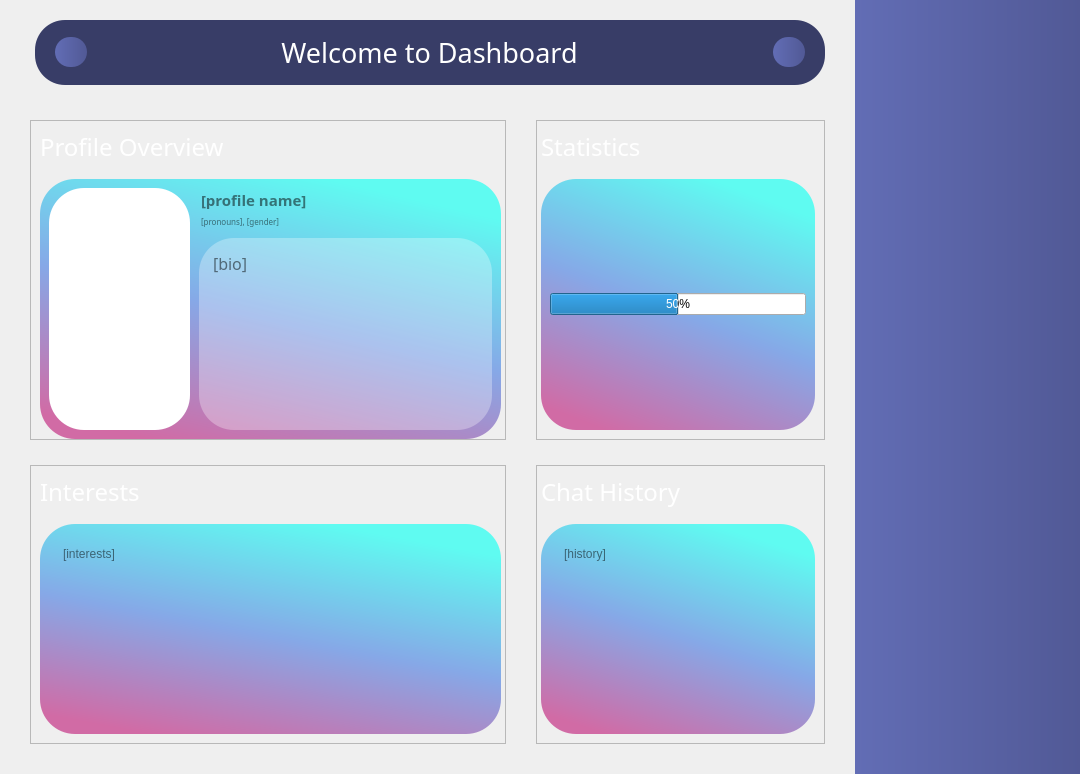
          <widget class="QWidget" name="dashboard">
           <property name="styleSheet">
            <string notr="true">#dashboard {
	background-color: rgb(44, 47, 69);
}</string>
           </property>
           <layout class="QGridLayout" name="gridLayout_3">
            <property name="leftMargin">
             <number>0</number>
            </property>
            <property name="topMargin">
             <number>0</number>
            </property>
            <property name="rightMargin">
             <number>0</number>
            </property>
            <property name="bottomMargin">
             <number>0</number>
            </property>
            <property name="spacing">
             <number>0</number>
            </property>
            <item row="0" column="0">
             <layout class="QVBoxLayout" name="verticalLayout_5">
              <property name="spacing">
               <number>0</number>
              </property>
              <item>
               <widget class="QWidget" name="dashboard_header" native="true">
                <property name="sizePolicy">
                 <sizepolicy hsizetype="Preferred" vsizetype="Preferred">
                  <horstretch>0</horstretch>
                  <verstretch>0</verstretch>
                 </sizepolicy>
                </property>
                <property name="minimumSize">
                 <size>
                  <width>800</width>
                  <height>85</height>
                 </size>
                </property>
                <property name="maximumSize">
                 <size>
                  <width>16777215</width>
                  <height>16777215</height>
                 </size>
                </property>
                <property name="autoFillBackground">
                 <bool>false</bool>
                </property>
                <property name="styleSheet">
                 <string notr="true">#dashboard_header QPushButton {
background-color: qlineargradient(spread:pad, x1:0, y1:0.465909, x2:1, y2:0.465682, stop:0 rgba(98, 109, 181, 255), stop:1 rgba(81, 89, 150, 255));
	border-radius: 15px;
}

#dashboard_header QPushButton:hover {
background-color: rgb(44, 47, 69);
}

#dashboard_header {
	background-color: rgb(56, 61, 103);
	border-radius: 30px;
	margin: 20px 30px 0 35px;
}</string>
                </property>
                <layout class="QHBoxLayout" name="horizontalLayout_2">
                 <property name="leftMargin">
                  <number>55</number>
                 </property>
                 <property name="topMargin">
                  <number>28</number>
                 </property>
                 <property name="rightMargin">
                  <number>50</number>
                 </property>
                 <item>
                  <widget class="QPushButton" name="menu_button">
                   <property name="minimumSize">
                    <size>
                     <width>30</width>
                     <height>30</height>
                    </size>
                   </property>
                   <property name="text">
                    <string/>
                   </property>
                   <property name="icon">
                    <iconset>
                     <normaloff>:/icon/11.png</normaloff>:/icon/11.png</iconset>
                   </property>
                   <property name="iconSize">
                    <size>
                     <width>16</width>
                     <height>16</height>
                    </size>
                   </property>
                   <property name="checkable">
                    <bool>true</bool>
                   </property>
                  </widget>
                 </item>
                 <item>
                  <spacer name="horizontalSpacer">
                   <property name="orientation">
                    <enum>Qt::Horizontal</enum>
                   </property>
                   <property name="sizeHint" stdset="0">
                    <size>
                     <width>188</width>
                     <height>20</height>
                    </size>
                   </property>
                  </spacer>
                 </item>
                 <item>
                  <widget class="QLabel" name="welcome_message">
                   <property name="font">
                    <font>
                     <family>Sansation</family>
                     <pointsize>20</pointsize>
                     <bold>false</bold>
                    </font>
                   </property>
                   <property name="styleSheet">
                    <string notr="true">#welcome_message {
	color: rgb(255, 255, 255);
}</string>
                   </property>
                   <property name="text">
                    <string>Welcome to Dashboard</string>
                   </property>
                   <property name="alignment">
                    <set>Qt::AlignCenter</set>
                   </property>
                  </widget>
                 </item>
                 <item>
                  <spacer name="horizontalSpacer_2">
                   <property name="orientation">
                    <enum>Qt::Horizontal</enum>
                   </property>
                   <property name="sizeHint" stdset="0">
                    <size>
                     <width>189</width>
                     <height>20</height>
                    </size>
                   </property>
                  </spacer>
                 </item>
                 <item>
                  <widget class="QPushButton" name="logout_button">
                   <property name="minimumSize">
                    <size>
                     <width>30</width>
                     <height>30</height>
                    </size>
                   </property>
                   <property name="text">
                    <string/>
                   </property>
                   <property name="icon">
                    <iconset resource="icon/icons.qrc">
                     <normaloff>:/icon/logout_icon.png</normaloff>:/icon/logout_icon.png</iconset>
                   </property>
                   <property name="iconSize">
                    <size>
                     <width>25</width>
                     <height>25</height>
                    </size>
                   </property>
                  </widget>
                 </item>
                </layout>
               </widget>
              </item>
              <item>
               <widget class="QWidget" name="dashboard_contents" native="true">
                <property name="sizePolicy">
                 <sizepolicy hsizetype="Preferred" vsizetype="Preferred">
                  <horstretch>0</horstretch>
                  <verstretch>0</verstretch>
                 </sizepolicy>
                </property>
                <property name="minimumSize">
                 <size>
                  <width>800</width>
                  <height>640</height>
                 </size>
                </property>
                <property name="maximumSize">
                 <size>
                  <width>16777215</width>
                  <height>16777215</height>
                 </size>
                </property>
                <layout class="QGridLayout" name="gridLayout_4">
                 <property name="leftMargin">
                  <number>30</number>
                 </property>
                 <property name="topMargin">
                  <number>35</number>
                 </property>
                 <property name="rightMargin">
                  <number>30</number>
                 </property>
                 <property name="bottomMargin">
                  <number>30</number>
                 </property>
                 <property name="horizontalSpacing">
                  <number>30</number>
                 </property>
                 <property name="verticalSpacing">
                  <number>25</number>
                 </property>
                 <item row="0" column="0">
                  <widget class="QFrame" name="profile_overview">
                   <property name="frameShape">
                    <enum>QFrame::StyledPanel</enum>
                   </property>
                   <property name="frameShadow">
                    <enum>QFrame::Raised</enum>
                   </property>
                   <layout class="QVBoxLayout" name="verticalLayout_6">
                    <property name="spacing">
                     <number>15</number>
                    </property>
                    <property name="leftMargin">
                     <number>9</number>
                    </property>
                    <property name="topMargin">
                     <number>9</number>
                    </property>
                    <property name="rightMargin">
                     <number>4</number>
                    </property>
                    <property name="bottomMargin">
                     <number>0</number>
                    </property>
                    <item alignment="Qt::AlignTop">
                     <widget class="QLabel" name="po_title">
                      <property name="font">
                       <font>
                        <family>Sansation</family>
                        <pointsize>18</pointsize>
                       </font>
                      </property>
                      <property name="styleSheet">
                       <string notr="true">#po_title {
	color: rgb(255, 255, 255);
}</string>
                      </property>
                      <property name="text">
                       <string>Profile Overview</string>
                      </property>
                     </widget>
                    </item>
                    <item>
                     <widget class="QFrame" name="po_frame">
                      <property name="sizePolicy">
                       <sizepolicy hsizetype="Preferred" vsizetype="Expanding">
                        <horstretch>0</horstretch>
                        <verstretch>0</verstretch>
                       </sizepolicy>
                      </property>
                      <property name="styleSheet">
                       <string notr="true">#po_frame {
	background-color: qlineargradient(spread:pad, x1:0.238, y1:1, x2:0.648, y2:0.0113636, stop:0 rgba(209, 107, 165, 255), stop:0.494318 rgba(134, 168, 231, 255), stop:1 rgba(95, 251, 241, 255));
	border-radius: 35px;
}</string>
                      </property>
                      <property name="frameShape">
                       <enum>QFrame::StyledPanel</enum>
                      </property>
                      <property name="frameShadow">
                       <enum>QFrame::Raised</enum>
                      </property>
                      <property name="lineWidth">
                       <number>1</number>
                      </property>
                      <layout class="QHBoxLayout" name="horizontalLayout">
                       <property name="spacing">
                        <number>0</number>
                       </property>
                       <property name="leftMargin">
                        <number>0</number>
                       </property>
                       <property name="topMargin">
                        <number>0</number>
                       </property>
                       <property name="rightMargin">
                        <number>0</number>
                       </property>
                       <property name="bottomMargin">
                        <number>0</number>
                       </property>
                       <item>
                        <widget class="QFrame" name="photo_frame">
                         <property name="sizePolicy">
                          <sizepolicy hsizetype="Maximum" vsizetype="Preferred">
                           <horstretch>0</horstretch>
                           <verstretch>0</verstretch>
                          </sizepolicy>
                         </property>
                         <property name="maximumSize">
                          <size>
                           <width>150</width>
                           <height>16777215</height>
                          </size>
                         </property>
                         <property name="styleSheet">
                          <string notr="true">#photo_frame {
	border-top-left-radius: 35px;
	border-bottom-left-radius: 35px;
}</string>
                         </property>
                         <property name="frameShape">
                          <enum>QFrame::StyledPanel</enum>
                         </property>
                         <property name="frameShadow">
                          <enum>QFrame::Raised</enum>
                         </property>
                         <layout class="QGridLayout" name="gridLayout_7">
                          <property name="rightMargin">
                           <number>0</number>
                          </property>
                          <item row="0" column="0">
                           <widget class="QGraphicsView" name="photo_viewer">
                            <property name="styleSheet">
                             <string notr="true">#photo_viewer {
	border-radius: 35px;
	background-color: rgb(255, 255, 255);
}</string>
                            </property>
                           </widget>
                          </item>
                         </layout>
                        </widget>
                       </item>
                       <item>
                        <widget class="QWidget" name="description_widget" native="true">
                         <property name="styleSheet">
                          <string notr="true">#description_frame {
	border-top-right-radius: 35px;
	border-bottom-right-radius: 35px;
}

#description_frame QLabel {
font: 9pt &quot;Sansation&quot;;
}

#description_frame QTextEdit {
	border: none;
	
	background-color: rgb(255, 255, 255, 0);
}</string>
                         </property>
                         <layout class="QGridLayout" name="gridLayout_12">
                          <item row="0" column="0">
                           <layout class="QVBoxLayout" name="verticalLayout_10">
                            <property name="spacing">
                             <number>0</number>
                            </property>
                            <item>
                             <layout class="QHBoxLayout" name="horizontalLayout_4">
                              <item>
                               <widget class="QLineEdit" name="profile_name">
                                <property name="font">
                                 <font>
                                  <family>Sansation</family>
                                  <pointsize>11</pointsize>
                                  <bold>true</bold>
                                 </font>
                                </property>
                                <property name="styleSheet">
                                 <string notr="true">#profile_name {
	background-color: rgb(255, 255, 255, 0);
border: none;
}</string>
                                </property>
                                <property name="text">
                                 <string/>
                                </property>
                                <property name="readOnly">
                                 <bool>true</bool>
                                </property>
                                <property name="placeholderText">
                                 <string>[profile name]</string>
                                </property>
                               </widget>
                              </item>
                              <item>
                               <spacer name="horizontalSpacer_3">
                                <property name="orientation">
                                 <enum>Qt::Horizontal</enum>
                                </property>
                                <property name="sizeHint" stdset="0">
                                 <size>
                                  <width>40</width>
                                  <height>20</height>
                                 </size>
                                </property>
                               </spacer>
                              </item>
                             </layout>
                            </item>
                            <item>
                             <layout class="QHBoxLayout" name="horizontalLayout_5">
                              <item>
                               <widget class="QLineEdit" name="about">
                                <property name="font">
                                 <font>
                                  <family>Sansation</family>
                                  <pointsize>6</pointsize>
                                 </font>
                                </property>
                                <property name="styleSheet">
                                 <string notr="true">#about {
	background-color: rgb(255, 255, 255, 0);
border: none;
}</string>
                                </property>
                                <property name="text">
                                 <string/>
                                </property>
                                <property name="placeholderText">
                                 <string>[pronouns], [gender]</string>
                                </property>
                               </widget>
                              </item>
                              <item>
                               <spacer name="horizontalSpacer_4">
                                <property name="orientation">
                                 <enum>Qt::Horizontal</enum>
                                </property>
                                <property name="sizeHint" stdset="0">
                                 <size>
                                  <width>40</width>
                                  <height>20</height>
                                 </size>
                                </property>
                               </spacer>
                              </item>
                             </layout>
                            </item>
                           </layout>
                          </item>
                          <item row="1" column="0">
                           <widget class="QTextEdit" name="bio_field">
                            <property name="sizePolicy">
                             <sizepolicy hsizetype="Expanding" vsizetype="Maximum">
                              <horstretch>0</horstretch>
                              <verstretch>0</verstretch>
                             </sizepolicy>
                            </property>
                            <property name="minimumSize">
                             <size>
                              <width>0</width>
                              <height>0</height>
                             </size>
                            </property>
                            <property name="font">
                             <font>
                              <family>Sansation</family>
                              <pointsize>12</pointsize>
                             </font>
                            </property>
                            <property name="styleSheet">
                             <string notr="true">#bio_field {
background-color: rgb(255, 255, 255, 30%);
	border-radius: 35px;
	padding: 10px;
}</string>
                            </property>
                            <property name="readOnly">
                             <bool>true</bool>
                            </property>
                            <property name="html">
                             <string>&lt;!DOCTYPE HTML PUBLIC &quot;-//W3C//DTD HTML 4.0//EN&quot; &quot;http://www.w3.org/TR/REC-html40/strict.dtd&quot;&gt;
&lt;html&gt;&lt;head&gt;&lt;meta name=&quot;qrichtext&quot; content=&quot;1&quot; /&gt;&lt;meta charset=&quot;utf-8&quot; /&gt;&lt;style type=&quot;text/css&quot;&gt;
p, li { white-space: pre-wrap; }
hr { height: 1px; border-width: 0; }
li.unchecked::marker { content: &quot;\2610&quot;; }
li.checked::marker { content: &quot;\2612&quot;; }
&lt;/style&gt;&lt;/head&gt;&lt;body style=&quot; font-family:'Sansation'; font-size:12pt; font-weight:400; font-style:normal;&quot;&gt;
&lt;p style=&quot;-qt-paragraph-type:empty; margin-top:0px; margin-bottom:0px; margin-left:0px; margin-right:0px; -qt-block-indent:0; text-indent:0px;&quot;&gt;&lt;br /&gt;&lt;/p&gt;&lt;/body&gt;&lt;/html&gt;</string>
                            </property>
                            <property name="placeholderText">
                             <string>[bio]</string>
                            </property>
                           </widget>
                          </item>
                         </layout>
                        </widget>
                       </item>
                      </layout>
                     </widget>
                    </item>
                   </layout>
                  </widget>
                 </item>
                 <item row="0" column="1">
                  <widget class="QFrame" name="statistic">
                   <property name="frameShape">
                    <enum>QFrame::StyledPanel</enum>
                   </property>
                   <property name="frameShadow">
                    <enum>QFrame::Raised</enum>
                   </property>
                   <layout class="QVBoxLayout" name="verticalLayout_7">
                    <property name="spacing">
                     <number>15</number>
                    </property>
                    <property name="leftMargin">
                     <number>4</number>
                    </property>
                    <item alignment="Qt::AlignTop">
                     <widget class="QLabel" name="s_title">
                      <property name="font">
                       <font>
                        <family>Sansation</family>
                        <pointsize>18</pointsize>
                       </font>
                      </property>
                      <property name="styleSheet">
                       <string notr="true">#s_title {
	color: rgb(255, 255, 255);
}</string>
                      </property>
                      <property name="text">
                       <string>Statistics</string>
                      </property>
                     </widget>
                    </item>
                    <item>
                     <widget class="QFrame" name="s_frame">
                      <property name="sizePolicy">
                       <sizepolicy hsizetype="Preferred" vsizetype="Expanding">
                        <horstretch>0</horstretch>
                        <verstretch>0</verstretch>
                       </sizepolicy>
                      </property>
                      <property name="styleSheet">
                       <string notr="true">#s_frame {
	
	background-color: qlineargradient(spread:pad, x1:0.238, y1:1, x2:0.648, y2:0.0113636, stop:0 rgba(209, 107, 165, 255), stop:0.494318 rgba(134, 168, 231, 255), stop:1 rgba(95, 251, 241, 255));
	border-radius: 35px;
}</string>
                      </property>
                      <property name="frameShape">
                       <enum>QFrame::StyledPanel</enum>
                      </property>
                      <property name="frameShadow">
                       <enum>QFrame::Raised</enum>
                      </property>
                      <layout class="QGridLayout" name="gridLayout_8">
                       <item row="0" column="0">
                        <widget class="QProgressBar" name="progressBar">
                         <property name="sizePolicy">
                          <sizepolicy hsizetype="Minimum" vsizetype="Fixed">
                           <horstretch>0</horstretch>
                           <verstretch>0</verstretch>
                          </sizepolicy>
                         </property>
                         <property name="value">
                          <number>50</number>
                         </property>
                         <property name="invertedAppearance">
                          <bool>false</bool>
                         </property>
                        </widget>
                       </item>
                      </layout>
                     </widget>
                    </item>
                   </layout>
                  </widget>
                 </item>
                 <item row="1" column="0">
                  <widget class="QFrame" name="interests">
                   <property name="frameShape">
                    <enum>QFrame::StyledPanel</enum>
                   </property>
                   <property name="frameShadow">
                    <enum>QFrame::Raised</enum>
                   </property>
                   <layout class="QVBoxLayout" name="verticalLayout_8">
                    <property name="spacing">
                     <number>15</number>
                    </property>
                    <property name="rightMargin">
                     <number>4</number>
                    </property>
                    <item alignment="Qt::AlignTop">
                     <widget class="QLabel" name="i_title">
                      <property name="font">
                       <font>
                        <family>Sansation</family>
                        <pointsize>18</pointsize>
                       </font>
                      </property>
                      <property name="styleSheet">
                       <string notr="true">#i_title {
	color: rgb(255, 255, 255);
}</string>
                      </property>
                      <property name="text">
                       <string>Interests</string>
                      </property>
                     </widget>
                    </item>
                    <item>
                     <widget class="QFrame" name="i_frame">
                      <property name="sizePolicy">
                       <sizepolicy hsizetype="Preferred" vsizetype="Expanding">
                        <horstretch>0</horstretch>
                        <verstretch>0</verstretch>
                       </sizepolicy>
                      </property>
                      <property name="styleSheet">
                       <string notr="true">#i_frame {
background-color: qlineargradient(spread:pad, x1:0.238, y1:1, x2:0.648, y2:0.0113636, stop:0 rgba(209, 107, 165, 255), stop:0.494318 rgba(134, 168, 231, 255), stop:1 rgba(95, 251, 241, 255));
	border-radius: 35px;
}</string>
                      </property>
                      <property name="frameShape">
                       <enum>QFrame::StyledPanel</enum>
                      </property>
                      <property name="frameShadow">
                       <enum>QFrame::Raised</enum>
                      </property>
                      <layout class="QGridLayout" name="gridLayout_10">
                       <item row="0" column="0">
                        <widget class="QTextEdit" name="interests_field">
                         <property name="sizePolicy">
                          <sizepolicy hsizetype="Minimum" vsizetype="Expanding">
                           <horstretch>0</horstretch>
                           <verstretch>0</verstretch>
                          </sizepolicy>
                         </property>
                         <property name="styleSheet">
                          <string notr="true">#interests_field {
	border-radius: 35px;
	margin: 10px;
	background-color: rgb(255, 255, 255, 0);
}</string>
                         </property>
                         <property name="frameShape">
                          <enum>QFrame::StyledPanel</enum>
                         </property>
                         <property name="frameShadow">
                          <enum>QFrame::Sunken</enum>
                         </property>
                         <property name="readOnly">
                          <bool>true</bool>
                         </property>
                         <property name="textInteractionFlags">
                          <set>Qt::NoTextInteraction</set>
                         </property>
                         <property name="placeholderText">
                          <string>[interests]</string>
                         </property>
                        </widget>
                       </item>
                      </layout>
                     </widget>
                    </item>
                   </layout>
                  </widget>
                 </item>
                 <item row="1" column="1">
                  <widget class="QFrame" name="history">
                   <property name="frameShape">
                    <enum>QFrame::StyledPanel</enum>
                   </property>
                   <property name="frameShadow">
                    <enum>QFrame::Raised</enum>
                   </property>
                   <layout class="QVBoxLayout" name="verticalLayout_9">
                    <property name="spacing">
                     <number>15</number>
                    </property>
                    <property name="leftMargin">
                     <number>4</number>
                    </property>
                    <item alignment="Qt::AlignTop">
                     <widget class="QLabel" name="h_title">
                      <property name="font">
                       <font>
                        <family>Sansation</family>
                        <pointsize>18</pointsize>
                       </font>
                      </property>
                      <property name="styleSheet">
                       <string notr="true">#h_title {
	color: rgb(255, 255, 255);
}</string>
                      </property>
                      <property name="text">
                       <string>Chat History</string>
                      </property>
                     </widget>
                    </item>
                    <item>
                     <widget class="QFrame" name="h_frame">
                      <property name="sizePolicy">
                       <sizepolicy hsizetype="Preferred" vsizetype="Expanding">
                        <horstretch>0</horstretch>
                        <verstretch>0</verstretch>
                       </sizepolicy>
                      </property>
                      <property name="styleSheet">
                       <string notr="true">#h_frame {
	
	background-color: qlineargradient(spread:pad, x1:0.238, y1:1, x2:0.648, y2:0.0113636, stop:0 rgba(209, 107, 165, 255), stop:0.494318 rgba(134, 168, 231, 255), stop:1 rgba(95, 251, 241, 255));
	border-radius: 35px;
}</string>
                      </property>
                      <property name="frameShape">
                       <enum>QFrame::StyledPanel</enum>
                      </property>
                      <property name="frameShadow">
                       <enum>QFrame::Raised</enum>
                      </property>
                      <layout class="QGridLayout" name="gridLayout_11">
                       <item row="0" column="0">
                        <widget class="QTextEdit" name="history_field">
                         <property name="sizePolicy">
                          <sizepolicy hsizetype="Minimum" vsizetype="Expanding">
                           <horstretch>0</horstretch>
                           <verstretch>0</verstretch>
                          </sizepolicy>
                         </property>
                         <property name="styleSheet">
                          <string notr="true">#history_field {
	border-radius: 35px;
	margin: 10px;
	background-color: rgb(255, 255, 255, 0);
}</string>
                         </property>
                         <property name="frameShape">
                          <enum>QFrame::StyledPanel</enum>
                         </property>
                         <property name="frameShadow">
                          <enum>QFrame::Sunken</enum>
                         </property>
                         <property name="readOnly">
                          <bool>true</bool>
                         </property>
                         <property name="textInteractionFlags">
                          <set>Qt::NoTextInteraction</set>
                         </property>
                         <property name="placeholderText">
                          <string>[history]</string>
                         </property>
                        </widget>
                       </item>
                      </layout>
                     </widget>
                    </item>
                   </layout>
                  </widget>
                 </item>
                </layout>
               </widget>
              </item>
             </layout>
            </item>
            <item row="0" column="1">
             <widget class="QWidget" name="news_outlet" native="true">
              <property name="sizePolicy">
               <sizepolicy hsizetype="Minimum" vsizetype="Minimum">
                <horstretch>0</horstretch>
                <verstretch>0</verstretch>
               </sizepolicy>
              </property>
              <property name="minimumSize">
               <size>
                <width>225</width>
                <height>720</height>
               </size>
              </property>
              <property name="styleSheet">
               <string notr="true">#news_outlet {
background-color: qlineargradient(spread:pad, x1:0, y1:0.465909, x2:1, y2:0.465682, stop:0 rgba(98, 109, 181, 255), stop:1 rgba(81, 89, 150, 255));
}</string>
              </property>
              <layout class="QGridLayout" name="gridLayout_9"/>
             </widget>
            </item>
           </layout>
          </widget>
